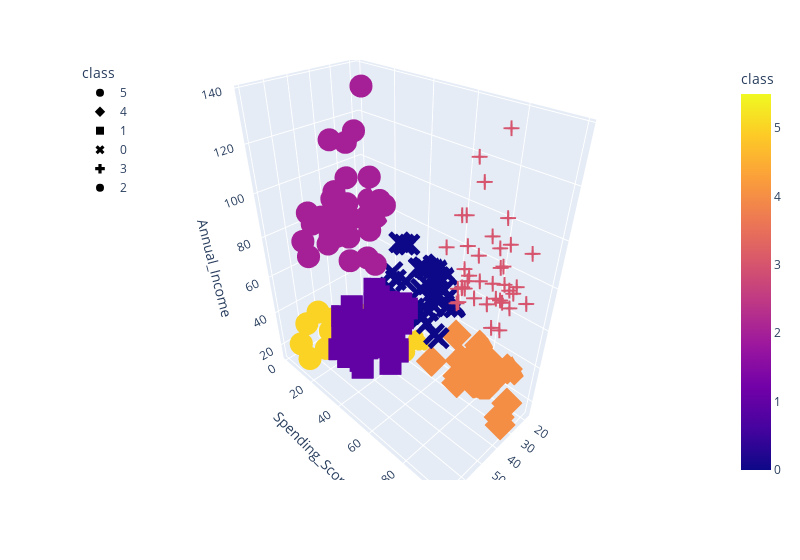

Notebook code for this chart:
### Code cell
# Plotting the 3D-Scatter with x="Annual Income", y="Spending Score (1-100)" and z="Age"
fig = px.scatter_3d(
    six_clusters,
    x="Age",
    y="Spending_Score",
    z="Annual_Income",
    color="class",
    symbol="class",
    width=800,
)
fig.update_layout(legend=dict(x=0, y=1))
fig.show()

### Figure 1 — Plotly figure (JSON) as saved in the notebook; plotly's stock layout.template omitted (floating-point values rounded to 4 significant figures)
{"data": [{"hovertemplate": "class=%{marker.color}<br>Age=%{x}<br>Spending_Score=%{y}<br>Annual_Income=%{z}<extra></extra>", "legendgroup": "5", "marker": {"color": [5, 5, 5, 5, 5, 5, 5, 5, 5, 5, 5, 5, 5, 5, 5, 5, 5, 5, 5, 5, 5], "coloraxis": "coloraxis", "symbol": "circle"}, "mode": "markers", "name": "5", "scene": "scene", "showlegend": true, "type": "scatter3d", "x": [19, 20, 31, 35, 64, 67, 58, 37, 35, 52, 35, 46, 54, 45, 40, 60, 53, 49, 42, 36, 49], "y": [39, 6, 40, 6, 3, 14, 15, 13, 35, 29, 35, 5, 14, 32, 31, 4, 4, 14, 17, 26, 28], "z": [15, 16, 17, 18, 19, 19, 20, 20, 21, 23, 24, 25, 28, 28, 29, 30, 33, 33, 34, 37, 39]}, {"hovertemplate": "class=%{marker.color}<br>Age=%{x}<br>Spending_Score=%{y}<br>Annual_Income=%{z}<extra></extra>", "legendgroup": "4", "marker": {"color": [4, 4, 4, 4, 4, 4, 4, 4, 4, 4, 4, 4, 4, 4, 4, 4, 4, 4, 4, 4, 4, 4], "coloraxis": "coloraxis", "symbol": "diamond"}, "mode": "markers", "name": "4", "scene": "scene", "showlegend": true, "type": "scatter3d", "x": [21, 23, 22, 23, 30, 35, 24, 22, 20, 35, 25, 31, 29, 35, 23, 21, 18, 21, 30, 20, 24, 24], "y": [81, 77, 76, 94, 72, 99, 77, 79, 66, 98, 73, 73, 82, 61, 87, 73, 92, 81, 73, 75, 92, 65], "z": [15, 16, 17, 18, 19, 19, 20, 20, 21, 23, 24, 25, 28, 28, 29, 30, 33, 33, 34, 37, 38, 39]}, {"hovertemplate": "class=%{marker.color}<br>Age=%{x}<br>Spending_Score=%{y}<br>Annual_Income=%{z}<extra></extra>", "legendgroup": "1", "marker": {"color": [1, 1, 1, 1, 1, 1, 1, 1, 1, 1, 1, 1, 1, 1, 1, 1, 1, 1, 1, 1, 1, 1, 1, 1, 1, 1, 1, 1, 1, 1, 1, 1, 1, 1, 1, 1, 1, 1, 1, 1, 1, 1, 1, 1, 1], "coloraxis": "coloraxis", "symbol": "square"}, "mode": "markers", "name": "1", "scene": "scene", "showlegend": true, "type": "scatter3d", "x": [65, 48, 50, 49, 59, 50, 47, 51, 69, 53, 70, 67, 54, 63, 43, 68, 70, 47, 60, 60, 59, 45, 49, 57, 67, 46, 48, 55, 50, 68, 48, 47, 48, 49, 67, 49, 66, 54, 68, 66, 65, 63, 49, 51, 50], "y": [35, 36, 55, 52, 60, 45, 41, 50, 46, 46, 56, 52, 59, 51, 50, 48, 55, 42, 49, 56, 47, 53, 42, 51, 41, 44, 46, 58, 46, 55, 49, 47, 42, 48, 59, 56, 50, 46, 43, 48, 52, 43, 59, 43, 57], "z": [38, 39, 40, 42, 43, 43, 43, 44, 44, 46, 46, 47, 47, 48, 48, 48, 49, 49, 50, 50, 54, 54, 54, 54, 54, 54, 54, 57, 58, 59, 60, 60, 61, 62, 62, 62, 63, 63, 63, 63, 63, 65, 65, 67, 67]}, {"hovertemplate": "class=%{marker.color}<br>Age=%{x}<br>Spending_Score=%{y}<br>Annual_Income=%{z}<extra></extra>", "legendgroup": "0", "marker": {"color": [0, 0, 0, 0, 0, 0, 0, 0, 0, 0, 0, 0, 0, 0, 0, 0, 0, 0, 0, 0, 0, 0, 0, 0, 0, 0, 0, 0, 0, 0, 0, 0, 0, 0, 0, 0, 0, 0], "coloraxis": "coloraxis", "symbol": "x"}, "mode": "markers", "name": "0", "scene": "scene", "showlegend": true, "type": "scatter3d", "x": [31, 27, 29, 31, 33, 31, 27, 19, 18, 19, 32, 26, 40, 23, 38, 21, 22, 34, 18, 40, 32, 24, 27, 20, 23, 26, 21, 19, 38, 19, 18, 19, 27, 38, 40, 23, 25, 28], "y": [61, 47, 42, 42, 60, 54, 51, 55, 59, 59, 47, 54, 48, 52, 55, 57, 55, 60, 41, 40, 42, 52, 50, 49, 41, 55, 42, 54, 42, 46, 48, 50, 56, 40, 58, 29, 34, 40], "z": [39, 40, 40, 40, 42, 43, 46, 46, 48, 48, 48, 54, 54, 54, 54, 54, 57, 58, 59, 60, 60, 60, 60, 61, 62, 62, 62, 63, 64, 64, 65, 65, 67, 67, 69, 70, 72, 76]}, {"hovertemplate": "class=%{marker.color}<br>Age=%{x}<br>Spending_Score=%{y}<br>Annual_Income=%{z}<extra></extra>", "legendgroup": "3", "marker": {"color": [3, 3, 3, 3, 3, 3, 3, 3, 3, 3, 3, 3, 3, 3, 3, 3, 3, 3, 3, 3, 3, 3, 3, 3, 3, 3, 3, 3, 3, 3, 3, 3, 3, 3, 3, 3, 3, 3, 3], "coloraxis": "coloraxis", "symbol": "cross"}, "mode": "markers", "name": "3", "scene": "scene", "showlegend": true, "type": "scatter3d", "x": [39, 31, 40, 38, 39, 31, 29, 32, 35, 32, 32, 28, 32, 34, 39, 38, 27, 30, 30, 29, 31, 36, 33, 32, 28, 36, 30, 27, 35, 32, 29, 30, 28, 36, 32, 38, 35, 32, 30], "y": [91, 77, 95, 75, 75, 71, 88, 73, 72, 93, 87, 97, 74, 90, 88, 76, 89, 78, 73, 83, 93, 75, 95, 63, 75, 92, 86, 69, 90, 86, 88, 97, 68, 85, 69, 91, 79, 74, 83], "z": [69, 70, 71, 71, 71, 72, 73, 73, 74, 75, 76, 77, 77, 78, 78, 78, 78, 78, 78, 79, 81, 85, 86, 87, 87, 87, 88, 88, 93, 97, 98, 99, 101, 103, 103, 113, 120, 126, 137]}, {"hovertemplate": "class=%{marker.color}<br>Age=%{x}<br>Spending_Score=%{y}<br>Annual_Income=%{z}<extra></extra>", "legendgroup": "2", "marker": {"color": [2, 2, 2, 2, 2, 2, 2, 2, 2, 2, 2, 2, 2, 2, 2, 2, 2, 2, 2, 2, 2, 2, 2, 2, 2, 2, 2, 2, 2, 2, 2, 2, 2, 2, 2], "coloraxis": "coloraxis", "symbol": "circle"}, "mode": "markers", "name": "2", "scene": "scene", "showlegend": true, "type": "scatter3d", "x": [43, 59, 47, 20, 44, 19, 57, 25, 48, 34, 43, 44, 47, 37, 34, 56, 19, 50, 42, 36, 40, 36, 52, 58, 59, 37, 46, 41, 54, 41, 34, 33, 47, 45, 32], "y": [35, 11, 9, 5, 7, 10, 5, 12, 36, 22, 17, 20, 16, 1, 1, 35, 5, 26, 20, 27, 13, 10, 13, 15, 14, 32, 15, 39, 24, 17, 23, 8, 16, 28, 18], "z": [71, 71, 71, 73, 73, 74, 75, 77, 77, 78, 78, 78, 78, 78, 78, 79, 81, 85, 86, 87, 87, 87, 88, 88, 93, 97, 98, 99, 101, 103, 103, 113, 120, 126, 137]}], "layout": {"coloraxis": {"colorbar": {"title": {"text": "class"}}, "colorscale": [[0, "#0d0887"], [0.1111, "#46039f"], [0.2222, "#7201a8"], [0.3333, "#9c179e"], [0.4444, "#bd3786"], [0.5556, "#d8576b"], [0.6667, "#ed7953"], [0.7778, "#fb9f3a"], [0.8889, "#fdca26"], [1, "#f0f921"]]}, "legend": {"title": {"text": "class"}, "tracegroupgap": 0, "x": 0, "y": 1}, "margin": {"t": 60}, "scene": {"domain": {"x": [0, 1], "y": [0, 1]}, "xaxis": {"title": {"text": "Age"}}, "yaxis": {"title": {"text": "Spending_Score"}}, "zaxis": {"title": {"text": "Annual_Income"}}}, "width": 800}}
